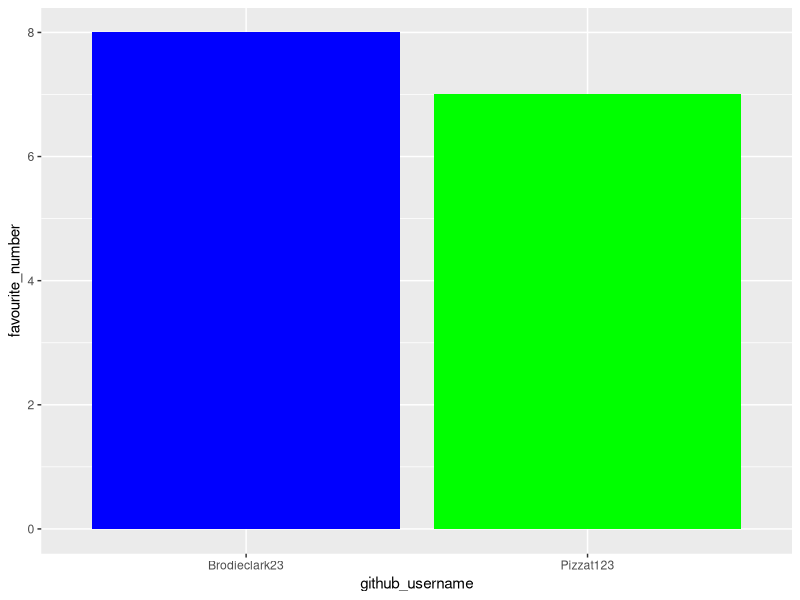
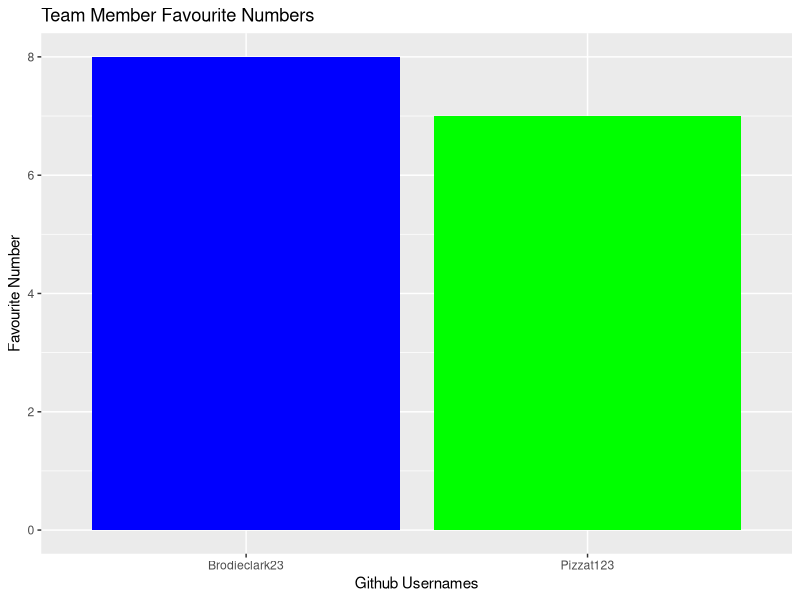
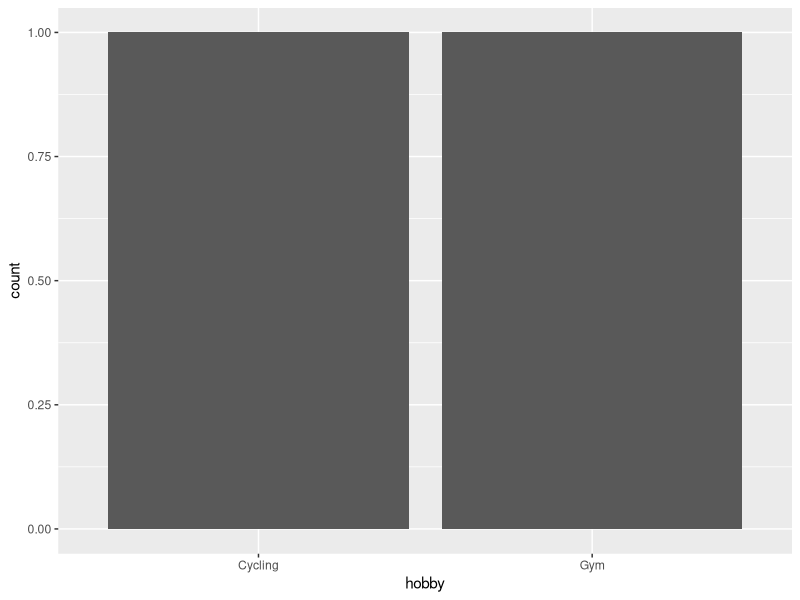

R code for these plots, in order:
## ---- chunk 1
library(tidyverse) 
## ---- chunk 2
team_data <- tibble(
  name = c("Izzat", "Brodie"),
  github_username = c("Pizzat123", "Brodieclark23"), 
  colour = c("Green", "Blue"),
  hobby = c("Cycling", "Gym"),
  favourite_number = c(7, 8)
  )

team_data
## ---- chunk 3
p1 <- ggplot(data = team_data, 
             mapping = aes(x = github_username, 
                           y = favourite_number,
                           fill = colour), 
             ) +
   geom_col() +
   scale_fill_identity()
p1
## ---- chunk 4
p1 + labs(x = "Github Usernames", 
          y = "Favourite Number",
          title = "Team Member Favourite Numbers")
## ---- chunk 5
p2 <- ggplot(team_data, aes(x = hobby)) +
  geom_bar()
p2
